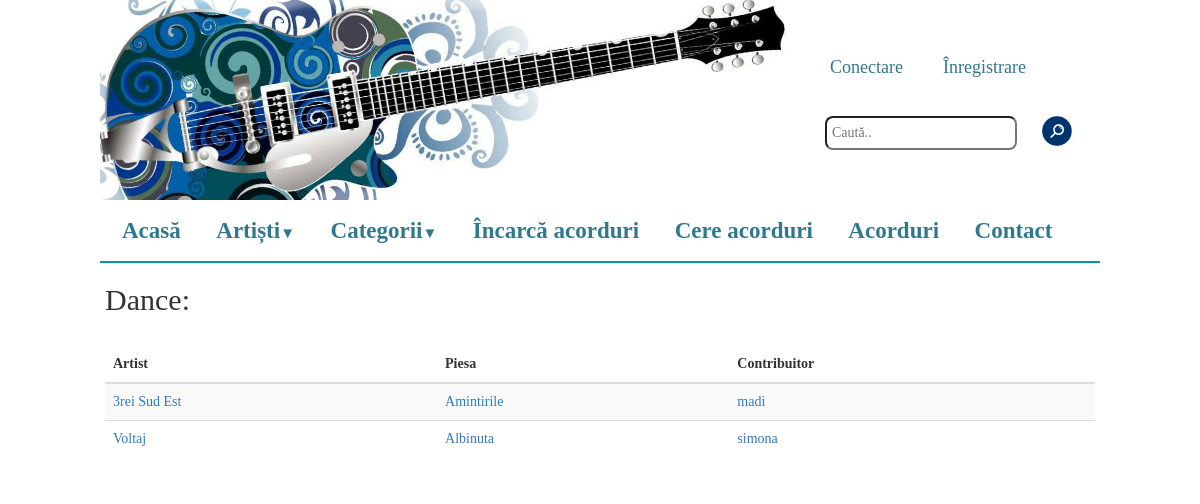
Page /index.php?category=Dance on the committed database.
### tables this page shows
CREATE TABLE IF NOT EXISTS `melodii` (
  `id` int(11) NOT NULL AUTO_INCREMENT,
  `artist` varchar(100) NOT NULL,
  `titlu` varchar(100) NOT NULL,
  `cale_tmp` varchar(200) DEFAULT NULL,
  `cale` varchar(200) DEFAULT NULL,
  `categorie` varchar(200) NOT NULL,
  `uploader` varchar(200) NOT NULL,
  `plus` int(11) NOT NULL,
  `minus` int(11) NOT NULL,
  `comments_path` varchar(200) NOT NULL,
  PRIMARY KEY (`id`)
);

### includes/functions.php (called while the page is built, shortened)
<?php
function get_songs_by_category($category) {
    $result = mysql_query("SELECT * FROM melodii WHERE categorie='$category' and cale is not NULL order by artist, titlu");
    $songs = array();
    while($p = mysql_fetch_array($result)){
        $songs[] = $p;
    }
    return $songs;
}
?>

### pages/category.php (the view)
<?php
    if(isset($_GET['category'])) {
        $category = $_GET['category'];
        print "<h2>$category:</h2><br/>";
        $songs = get_songs_by_category($category);
        if (count($songs) == 0) {
            print "<div class='alert alert-info' style='font-size:19px;width:515px;margin-left:200px;margin-top:110px'>Ne pare rău. Nu există melodii în această categorie.</div>";
        } else {
?>
<table class="table table-striped">
    <thead>
		<tr>
			<th>Artist</th>
			<th>Piesa</th>
			<th>Contribuitor</th>
		</tr>
	</thead>
	<tbody>
		<?php
			foreach ($songs as $sg){
		?>
		<tr>
			<td><?php print "<a href=\"index.php?artist=".$sg['artist']."\">".$sg['artist']."</a>";?></td>
			<td><?php print "<a href=\"index.php?song=".$sg['id']."\">".$sg['titlu']."</a>";?></td>
			<td><a href="index.php?user_uploads=1&username=<?php echo $sg['uploader']; ?>"><?php print $sg['uploader'];?></a></td>
		</tr>
		<?php
			}
		?>
	</tbody>
</table>
<?php
        }
    }
?>

### css/main.css (style rules this page uses)
* { margin: 0px; padding: 0px; }
body { overflow-x: hidden; font-family: "Palatino Linotype", "Book Antiqua", Palatino, serif; }

### rows in the picture
melodii: artist "3rei Sud Est", titlu "Amintirile", uploader "madi"
melodii: artist "Voltaj", titlu "Albinuta", uploader "simona"

### other values in the picture
$category "Dance"
